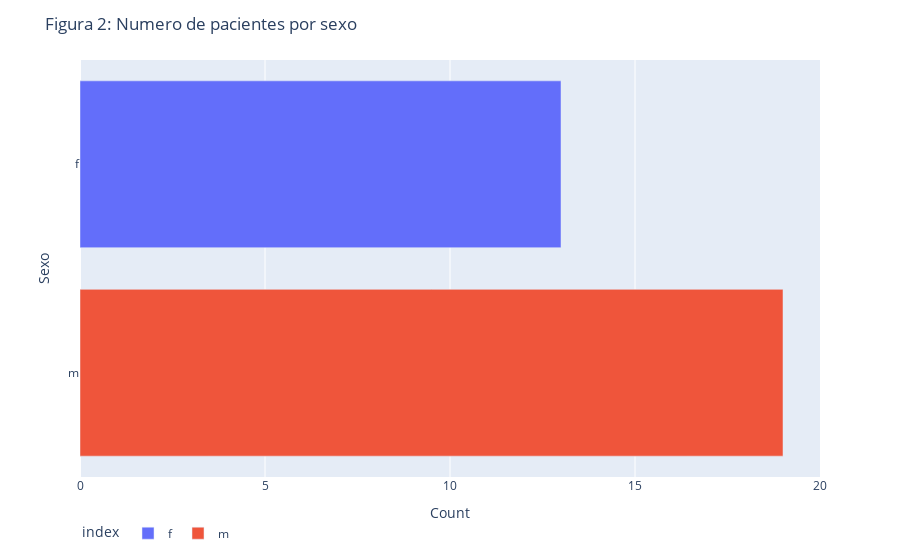

This figure's notebook cell:
### Markdown cell above
#### Numero de pacientes por sexo

### Code cell
pd.options.plotting.backend = "plotly"
fig = df_baseline.groupby("sexo")[["sexo"]].count()
fig = fig.plot.barh(color=fig.index)

fig.update_layout(
    title = "Figura 2: Numero de pacientes por sexo",
    dragmode="zoom",
    hovermode="x",
    legend=dict(orientation="h"),
    # legend = dict(traceorder="reversed"),
    # template = "plotly_dark",
)

fig.update_yaxes(title = "Sexo")
fig.update_xaxes(title_text="Count")

fig.show()
fig.write_image("../reports/figures/pacientes_sexo.png")

### Figure 1 — Plotly figure (JSON) as saved in the notebook; plotly's stock layout.template omitted (floating-point values rounded to 4 significant figures)
{"data": [{"alignmentgroup": "True", "hovertemplate": "index=%{y}<br>value=%{x}<extra></extra>", "legendgroup": "f", "marker": {"color": "#636efa", "pattern": {"shape": ""}}, "name": "f", "offsetgroup": "f", "orientation": "h", "showlegend": true, "textposition": "auto", "type": "bar", "x": [13], "xaxis": "x", "y": ["f"], "yaxis": "y"}, {"alignmentgroup": "True", "hovertemplate": "index=%{y}<br>value=%{x}<extra></extra>", "legendgroup": "m", "marker": {"color": "#EF553B", "pattern": {"shape": ""}}, "name": "m", "offsetgroup": "m", "orientation": "h", "showlegend": true, "textposition": "auto", "type": "bar", "x": [19], "xaxis": "x", "y": ["m"], "yaxis": "y"}], "layout": {"barmode": "relative", "dragmode": "zoom", "hovermode": "x", "legend": {"orientation": "h", "title": {"text": "index"}, "tracegroupgap": 0}, "margin": {"t": 60}, "title": {"text": "Figura 2: Numero de pacientes por sexo"}, "xaxis": {"anchor": "y", "domain": [0, 1], "title": {"text": "Count"}}, "yaxis": {"anchor": "x", "categoryarray": ["m", "f"], "categoryorder": "array", "domain": [0, 1], "title": {"text": "Sexo"}}}}
